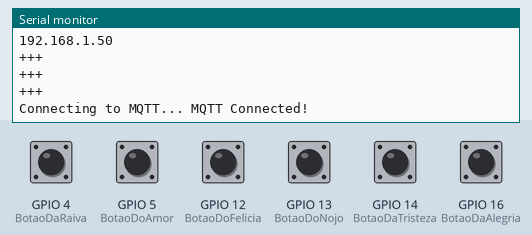
Simulated run of this sketch. Board: ESP8266 (NodeMCU). On the bench: the last lines printed to the serial monitor. Inputs (shaded band) come from the test bench; at power-on: GPIO 4 (BotaoDaRaiva), GPIO 5 (BotaoDoAmor), GPIO 12 (BotaoDoFelicia), GPIO 13 (BotaoDoNojo), GPIO 14 (BotaoDaTristeza), GPIO 16 (BotaoDaAlegria) LOW. WiFi joins after 1.5 s; servers stay silent unless stated; no MQTT or app messages arrive unless stated.

Above: at 2.7 s.
2.8 s: GPIO 4 (BotaoDaRaiva) pulled HIGH for 0.15 s
At 3.7 s:
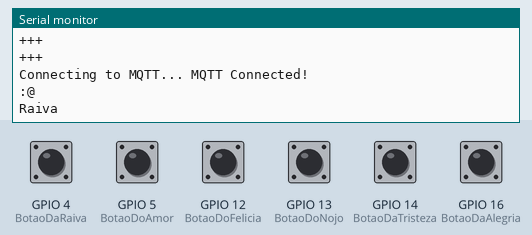
4.4 s: GPIO 5 (BotaoDoAmor) pulled HIGH for 0.15 s
At 4.9 s:
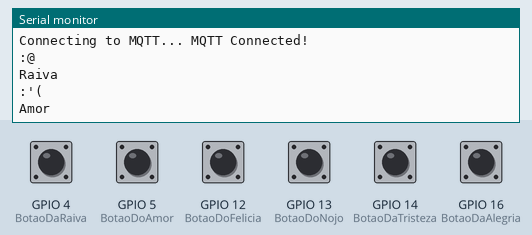
6.0 s: GPIO 12 (BotaoDoFelicia) pulled HIGH for 0.15 s
At 7.3 s:
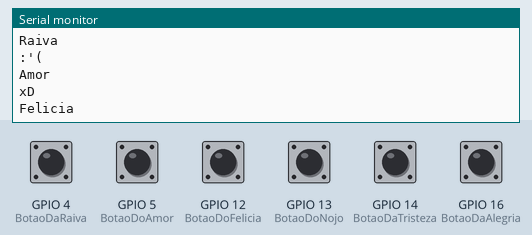
7.6 s: GPIO 13 (BotaoDoNojo) pulled HIGH for 0.15 s
At 8.5 s:
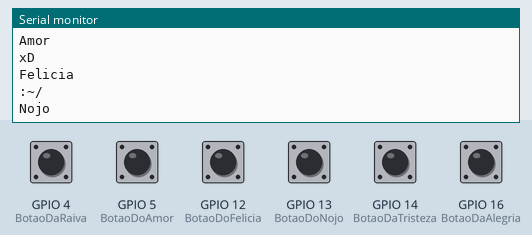
9.2 s: GPIO 14 (BotaoDaTristeza) pulled HIGH for 0.15 s
At 9.8 s:
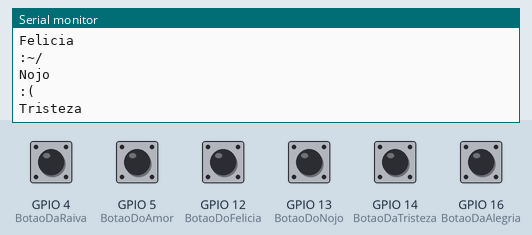
10.8 s: GPIO 16 (BotaoDaAlegria) pulled HIGH for 0.15 s
At 12.1 s:
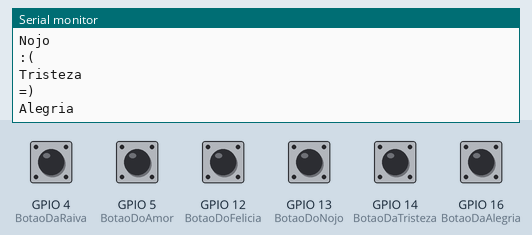

Measured:
- after the input at 2.8 s, the serial monitor: prints a new line after 0.10 s (image 1)
- after the input at 4.4 s, the serial monitor: prints a new line after 0.10 s (image 2)
- after the input at 6.0 s, the serial monitor: prints a new line after 0.10 s (image 3)
- after the input at 7.6 s, the serial monitor: prints a new line after 0.10 s (image 4)
- after the input at 9.2 s, the serial monitor: prints a new line after 0.10 s (image 5)
- after the input at 10.8 s, the serial monitor: prints a new line after 0.10 s (image 6)

The sketch:

botoes.ino
```cpp
#include <Bounce2.h>
#include <ESP8266WiFi.h>
#include "Adafruit_MQTT.h"
#include "Adafruit_MQTT_Client.h"

# define Intervalo 100

//WiFI
#define WIFI_SSID       "open-ic"
#define WIFI_PASS       "ere9Aeng4I"

//Adafruit IO
#define AIO_SERVER       "io.adafruit.com"
#define AIO_SERVERPORT   1883
#define AIO_USERNAME     "R0m3r0"
#define AIO_KEY          "b7b62e5209d84092b25e4ae48598ea29"

WiFiClient client;
Adafruit_MQTT_Client mqtt(&client, AIO_SERVER, AIO_SERVERPORT, AIO_USERNAME, AIO_KEY);
Adafruit_MQTT_Publish image = Adafruit_MQTT_Publish(&mqtt, AIO_USERNAME "/feeds/image");

void MQTT_connect();

// Inicializa pinos dos Botoes
const short BotaoDaAlegria = 16; //D0   //espoja
const short BotaoDaTristeza = 14; //D5  //Tristeza
const short BotaoDoFelicia = 12; // D6  //ALGODAO
const short BotaoDaRaiva = 4; //D2      //LIXA
const short BotaoDoNojo = 13; //D7       //amoeba
const short BotaoDoAmor = 5; //D1  // VELUDO AMOR


//ALEGRIA - ESPONJA
//AMOR - VELUDO
//NOJO | DESGOSTO  - AMOEBA
//FELICIA - ALGODAO
//RAIVA- LIXA
//TRISTEZA - VELCRO


// Inicializa Debounce
Bounce b_alegria = Bounce ();
Bounce  b_tristeza = Bounce ();
Bounce  b_felicia = Bounce ();
Bounce  b_Amor = Bounce ();
Bounce  b_raiva = Bounce ();
Bounce  b_nojo = Bounce ();

// Inicializa Estado dos Botoes
short EstadoBotaoDaAlegria = 0;
short EstadoBotaoDaTristeza = 0;
short EstadoBotaoDoFelicia = 0;
short EstadoBotaoDoAmor = 0;
short EstadoBotaoDaRaiva = 0;
short EstadoBotaoDoNojo = 0;

// Inicializa Flag
short FlagBotao = 0;

void setup() {
  // Serial comunicação para a tela
  Serial.begin(115200);

  Serial.print("Connecting to ");
  Serial.println(WIFI_SSID);

  WiFi.begin(WIFI_SSID, WIFI_PASS);
  while (WiFi.status() != WL_CONNECTED) {
    delay(500);
    Serial.print(".");
  }

  Serial.println("WiFi connected");
  Serial.println("IP address: ");
  Serial.println(WiFi.localIP());


  // Inicializa os Botoes como entrada de porta
  pinMode(BotaoDaAlegria, INPUT);
  pinMode(BotaoDaTristeza, INPUT);
  pinMode(BotaoDoFelicia, INPUT);
  pinMode(BotaoDoAmor, INPUT);
  pinMode(BotaoDaRaiva, INPUT);
  pinMode(BotaoDoNojo, INPUT);

  // Configuram os botoes para o efeito de bounce
  b_alegria.attach(BotaoDaAlegria);
  b_alegria.interval(Intervalo);
  b_tristeza.attach(BotaoDaTristeza);
  b_tristeza.interval(Intervalo);
  b_felicia.attach(BotaoDoFelicia);
  b_felicia.interval(Intervalo);
  b_Amor.attach(BotaoDoAmor);
  b_Amor.interval(Intervalo);
  b_raiva.attach(BotaoDaRaiva);
  b_raiva.interval(Intervalo);
  b_nojo.attach(BotaoDoNojo);
  b_nojo.interval(Intervalo);
  // Começo da Comunicação
  Serial.println("+++\n+++\n+++");

}
void loop() {
  MQTT_connect();
  // Realiza o update do efeito de bounce
  b_alegria.update();
  b_tristeza.update();
  b_felicia.update();
  b_Amor.update();
  b_raiva.update();
  b_nojo.update();

  // Verifica cada estado de botao
  EstadoBotaoDaAlegria = b_alegria.read();
  EstadoBotaoDaTristeza = b_tristeza.read();
  EstadoBotaoDoFelicia = b_felicia.read();
  EstadoBotaoDoAmor = b_Amor.read();
  EstadoBotaoDaRaiva = b_raiva.read();
  EstadoBotaoDoNojo = b_nojo.read();
  // Permite que um botao seja apertado de cada vez
  if (EstadoBotaoDaAlegria == HIGH and (FlagBotao == 1 or FlagBotao == 0)) {
    alegria();
  }
  else if (EstadoBotaoDaTristeza == HIGH and (FlagBotao == 2 or FlagBotao == 0) ) {
    tristeza();
  }
  else if (EstadoBotaoDoFelicia == HIGH and (FlagBotao == 3 or FlagBotao == 0) ) {
    felicia();
  }
  else if (EstadoBotaoDoAmor == HIGH and (FlagBotao == 4 or FlagBotao == 0) ) {
    Amor();
  }
  else if (EstadoBotaoDaRaiva == HIGH and (FlagBotao == 5 or FlagBotao == 0) ) {
    raiva();
  }
  else if (EstadoBotaoDoNojo == HIGH and (FlagBotao == 6 or FlagBotao == 0) ) {
    nojo();
  }
  else
    FlagBotao = 0;

}


// Funções de tratamento da ativação dos botões
void alegria() {
  if (FlagBotao != 1) {
    Serial.println("=)");
    Serial.println("Alegria");
    image.publish(3);
    delay(1000);
  }
  FlagBotao = 1;

}
void tristeza() {
  if (FlagBotao != 2) {
    Serial.println(":(");
    Serial.println("Tristeza");
    image.publish(1);
    delay(1000);
  }
  FlagBotao = 2;

}
//Felica
void felicia() {
  if (FlagBotao != 3) {
    Serial.println("xD");
    Serial.println("Felicia");
    delay(1000);
    image.publish(2);
  }
  FlagBotao = 3;


}


void Amor() {
  if (FlagBotao != 4) {
    Serial.println(":'(");
    Serial.println("Amor");
    delay(1000);
    image.publish(6);
  }
  FlagBotao = 4;
}
void raiva() {
  if (FlagBotao != 5) {
    Serial.println(":@");
    Serial.println("Raiva");
    delay(1000);
    image.publish(5);
  }
  FlagBotao = 5;

}


void nojo() {
  if (FlagBotao != 6) {
    Serial.println(":~/");
    Serial.println("Nojo");
    delay(1000);
    image.publish(4);
  }
  FlagBotao = 6;

}

void MQTT_connect()
{
  int8_t ret;

  if (mqtt.connected()) {
    return;
  }

  Serial.print("Connecting to MQTT... ");

  uint8_t retries = 3;
  while ((ret = mqtt.connect()) != 0) {
    Serial.println(mqtt.connectErrorString(ret));
    Serial.println("Retrying MQTT connection in 5 seconds...");
    mqtt.disconnect();
    delay(5000);
    retries--;
    if (retries == 0) {
      while (1);
    }
  }
  Serial.println("MQTT Connected!");
}
```
